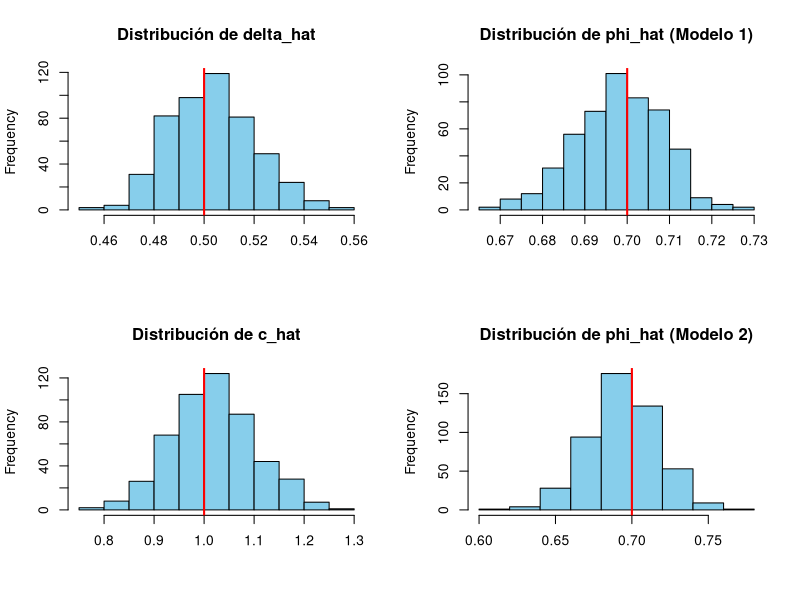

This chart was generated by the following R code:
library(dplyr)



####
## PUNTO 3
####
set.seed(123)

# Función para simular datos y estimar parámetros
simular_y_estimar <- function(n_simulaciones, n_obs, delta, phi, c) {
  resultados_delta <- numeric(n_simulaciones)
  resultados_phi_modelo1 <- numeric(n_simulaciones)
  resultados_c <- numeric(n_simulaciones)
  resultados_phi_modelo2 <- numeric(n_simulaciones)

  for (i in 1:n_simulaciones) {
    # Simular errores (epsilon_t)
    epsilon <- rnorm(n_obs, mean = 0, sd = 1)

    ###
    # Modelo 1: Y_t = delta*t + phi*Y_{t-1} + epsilon_t
    # Se calculan los valores Y_t a partir del valor incial Y_0 = 0
    Y1 <- numeric(n_obs)
    Y1[1] <- delta + epsilon[1]
    for (t in 2:n_obs) {
      Y1[t] <- delta * t + phi * Y1[t - 1] + epsilon[t]
    }

    # Se crea data frame con las columnas ajustadas para la regresión
    datos_modelo1 <- data.frame(
      Y_t = Y1[-1], # Y_t desde t=2 hasta t=n_obs
      t = 2:n_obs, # Variable de tiempo
      Y_lag = Y1[1:(n_obs - 1)] # Y_{t-1}
    )

    # Estimación por MCO
    modelo1 <- lm(Y_t ~ 0 + t + Y_lag, data = datos_modelo1)
    resultados_delta[i] <- coef(modelo1)["t"]
    resultados_phi_modelo1[i] <- coef(modelo1)["Y_lag"]


    ###
    # Modelo 2: Y_t = c + phi*Y_{t-1} + epsilon_t
    # Se calculan los valores Y_t a partir del valor incial Y_0 = 0
    Y2 <- numeric(n_obs)
    Y2[1] <- c + epsilon[1]
    for (t in 2:n_obs) {
      Y2[t] <- c + phi * Y2[t - 1] + epsilon[t]
    }

    # Se crea data frame con las columnas ajustadas para la regresión
    datos_modelo2 <- data.frame(
      Y_t = Y2[-1], # Y_t desde t=2 hasta t=n_obs
      Y_lag = Y2[1:(n_obs - 1)] # Y_{t-1}
    )

    # Estimación por MCO
    modelo2 <- lm(Y_t ~ 1 + Y_lag, data = datos_modelo2)
    resultados_c[i] <- coef(modelo2)["(Intercept)"]
    resultados_phi_modelo2[i] <- coef(modelo2)["Y_lag"]
  }

  return(list(
    delta_hat = resultados_delta,
    phi_hat_modelo1 = resultados_phi_modelo1,
    c_hat = resultados_c,
    phi_hat_modelo2 = resultados_phi_modelo2
  ))
}

# Simulación
delta <- 0.5
phi <- 0.7
c <- 1.0
n_obs <- 1000 # Tamaño de muestra
n_simulaciones <- 500

resultados <- simular_y_estimar(n_simulaciones, n_obs, delta, phi, c)


# Resultados
media_delta <- mean(resultados$delta_hat)
media_phi1 <- mean(resultados$phi_hat_modelo1)
media_c <- mean(resultados$c_hat)
media_phi2 <- mean(resultados$phi_hat_modelo2)

sesgo_delta <- mean(resultados$delta_hat) - delta
sesgo_phi1 <- mean(resultados$phi_hat_modelo1) - phi
sesgo_c <- mean(resultados$c_hat) - c
sesgo_phi2 <- mean(resultados$phi_hat_modelo2) - phi


cat("Estimación media de delta:", media_delta, "\n")
cat("Estimación media de phi (Modelo 1):", media_phi1, "\n")
cat("Estimación media de c:", media_c, "\n")
cat("Estimación media de phi (Modelo 2):", media_phi2, "\n")

cat("Sesgo del estimador de delta:", sesgo_delta, "\n")
cat("Sesgo del estimador de phi (Modelo 1):", sesgo_phi1, "\n")
cat("Sesgo del estimador de c:", sesgo_c, "\n")
cat("Sesgo del estimador de phi (Modelo 2):", sesgo_phi2, "\n")

# Graficar distribuciones de los estimadores
par(mfrow = c(2, 2))
hist(resultados$delta_hat, main = "Distribución de delta_hat", xlab = "", col = "skyblue")
abline(v = delta, col = "red", lwd = 2)
hist(resultados$phi_hat_modelo1, main = "Distribución de phi_hat (Modelo 1)", xlab = "", col = "skyblue")
abline(v = phi, col = "red", lwd = 2)
hist(resultados$c_hat, main = "Distribución de c_hat", xlab = "", col = "skyblue")
abline(v = c, col = "red", lwd = 2)
hist(resultados$phi_hat_modelo2, main = "Distribución de phi_hat (Modelo 2)", xlab = "", col = "skyblue")
abline(v = phi, col = "red", lwd = 2)
